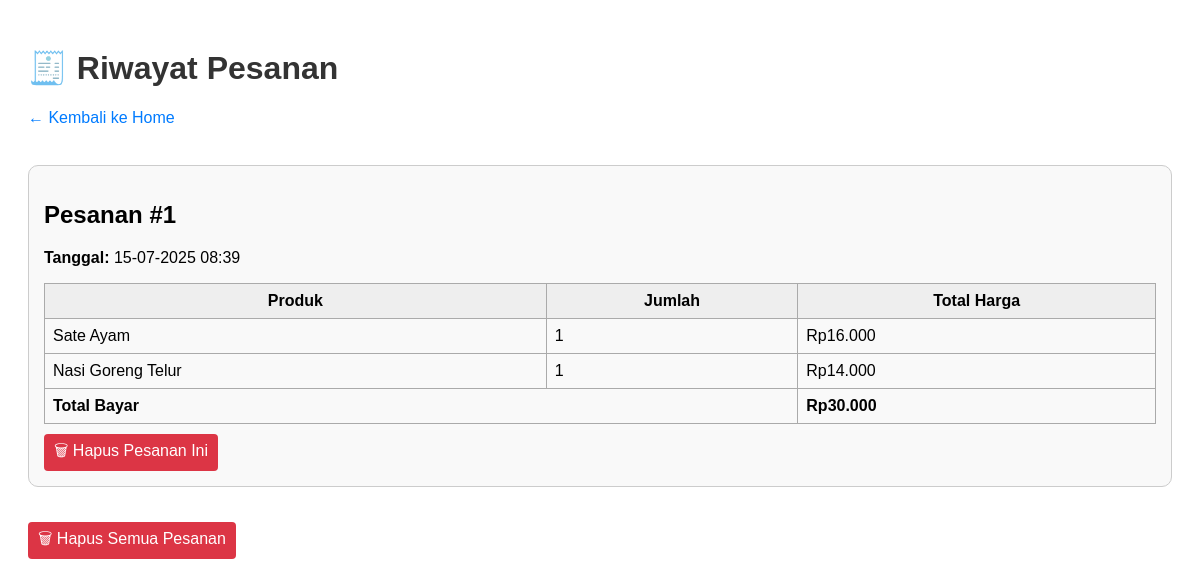
The app's page /kasir-api/views/file_history.php?id=1 with its own data.
### tables this page shows
CREATE TABLE `pesanan_detail` (
  `id` int NOT NULL,
  `pesanan_id` int NOT NULL,
  `product_id` int NOT NULL,
  `jumlah` int NOT NULL,
  `total_harga` int NOT NULL,
  `keterangan` text
);

CREATE TABLE `products` (
  `id` int NOT NULL,
  `kode` varchar(20) NOT NULL,
  `nama` varchar(100) NOT NULL,
  `harga` int NOT NULL,
  `is_ready` tinyint(1) NOT NULL DEFAULT '1',
  `gambar` varchar(255) DEFAULT NULL,
  `category_id` int DEFAULT NULL
);

### kasir-api/views/file_history.php (the view, shortened to what this page needs)
<?php
include '../config.php';
$whereClause = "";
$params = [];
if (isset($_GET['id'])) {
    $id = intval($_GET['id']);
    $whereClause = " WHERE p.id = ?";
    $params[] = $id;
}
$sql = "
    SELECT
        p.id AS pesanan_id,
        p.total_bayar,
        p.created_at AS tanggal,
        d.product_id,
        pr.nama AS nama_produk,
        d.jumlah,
        d.total_harga
    FROM pesanans p
    JOIN pesanan_detail d ON p.id = d.pesanan_id
    JOIN products pr ON d.product_id = pr.id
    $whereClause
    ORDER BY p.id DESC
";
$stmt = $conn->prepare($sql);
if (!empty($params)) {
    $stmt->bind_param("i", ...$params);
}
$stmt->execute();
$result = $stmt->get_result();
$riwayat = [];
while ($row = $result->fetch_assoc()) {
    $id = $row['pesanan_id'];
    if (!isset($riwayat[$id])) {
        $riwayat[$id] = [
            "id" => $id,
            "tanggal" => $row['tanggal'],
            "total_bayar" => (int)$row['total_bayar'],
            "items" => []
        ];
    }
    $riwayat[$id]["items"][] = [
        "nama_produk" => $row['nama_produk'],
        "jumlah" => (int)$row['jumlah'],
        "total_harga" => (int)$row['total_harga']
    ];
}
?>
<!DOCTYPE html>
<html lang="id">
<head>
</head>
<body>
    <h1>🧾 Riwayat Pesanan</h1>
    <a href="../index.php" class="back-link">← Kembali ke Home</a>
    <br><br>
    <?php if (count($riwayat) > 0): ?>
        <?php foreach ($riwayat as $pesanan): ?>
            <div class="pesanan">
                <h2>Pesanan #<?= htmlspecialchars($pesanan['id']) ?></h2>
                <p><strong>Tanggal:</strong> <?= date("d-m-Y H:i", strtotime($pesanan['tanggal'])) ?></p>
                <table>
                    <thead>
                        <tr>
                            <th>Produk</th>
                            <th>Jumlah</th>
                            <th>Total Harga</th>
                        </tr>
                    </thead>
                    <tbody>
                        <?php foreach ($pesanan['items'] as $item): ?>
                            <tr>
                                <td><?= htmlspecialchars($item['nama_produk']) ?></td>
                                <td><?= $item['jumlah'] ?></td>
                                <td>Rp<?= number_format($item['total_harga'], 0, ',', '.') ?></td>
                            </tr>
                        <?php endforeach; ?>
                        <tr>
                            <td colspan="2"><strong>Total Bayar</strong></td>
                            <td><strong>Rp<?= number_format($pesanan['total_bayar'], 0, ',', '.') ?></strong></td>
                        </tr>
                    </tbody>
                </table>
                <a href="?delete=<?= $pesanan['id'] ?>" class="delete-button" onclick="return confirm('Hapus pesanan ini?')">🗑 Hapus Pesanan Ini</a>
            </div>
        <?php endforeach; ?>
        <a href="?delete=all" class="delete-button" onclick="return confirm('Hapus semua pesanan? ID akan di-reset!')">🗑 Hapus Semua Pesanan</a>
    <?php else: ?>
        <p><i>Tidak ada riwayat pesanan.</i></p>
    <?php endif; ?>
</body>
</html>

### kasir-api/views/file_history.php (style rules this page uses)
body { font-family: Arial, sans-serif; padding: 20px; }
h1 { color: #333; }
.pesanan { border: 1px solid #ccc; padding: 15px; border-radius: 10px; margin-bottom: 25px; background: #f9f9f9; }
table { width: 100%; border-collapse: collapse; margin-top: 10px; }
th, td { padding: 8px; border: 1px solid #aaa; }
th { background-color: #eee; }
.back-link { display: inline-block; margin-bottom: 20px; text-decoration: none; color: #007bff; }
.delete-button { background-color: #dc3545; color: white; padding: 5px 10px; margin-top: 10px; text-decoration: none; border-radius: 4px; display: inline-block; }

### records on screen
pesanan_detail: product.nama "Sate Ayam", jumlah "1", total_harga "16.000"
pesanan_detail: product.nama "Nasi Goreng Telur", jumlah "1", total_harga "14.000"

### other values on screen
$pesanan['id'] "1"
date("d-m-Y H:i", strtotime($pesanan['tanggal'])) "15-07-2025 08:39"
$pesanan['total_bayar'] "30.000"
